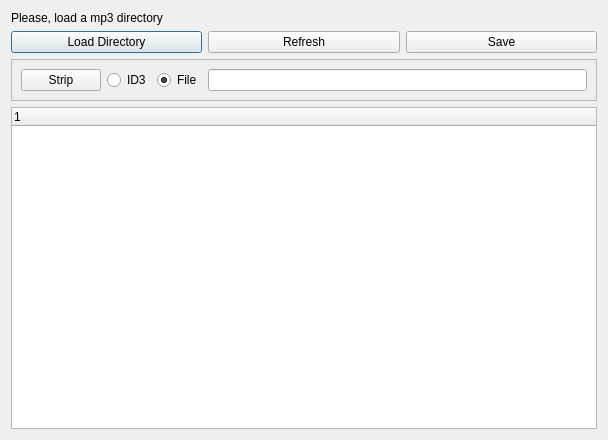
<?xml version="1.0" encoding="UTF-8"?>
<ui version="4.0">
 <class>MainDialog</class>
 <widget class="QDialog" name="MainDialog">
  <property name="geometry">
   <rect>
    <x>0</x>
    <y>0</y>
    <width>608</width>
    <height>440</height>
   </rect>
  </property>
  <property name="windowTitle">
   <string>Mp3 Tag Stripper</string>
  </property>
  <layout class="QGridLayout" name="gridLayout_2">
   <item row="0" column="0">
    <widget class="QLabel" name="lblDirName">
     <property name="text">
      <string>Please, load a mp3 directory</string>
     </property>
    </widget>
   </item>
   <item row="1" column="0">
    <layout class="QHBoxLayout" name="horizontalLayout">
     <item>
      <widget class="QPushButton" name="btnLoadDirectory">
       <property name="text">
        <string>Load Directory</string>
       </property>
      </widget>
     </item>
     <item>
      <widget class="QPushButton" name="btnRefresh">
       <property name="text">
        <string>Refresh</string>
       </property>
      </widget>
     </item>
     <item>
      <widget class="QPushButton" name="btnSave">
       <property name="text">
        <string>Save</string>
       </property>
      </widget>
     </item>
    </layout>
   </item>
   <item row="2" column="0">
    <layout class="QGridLayout" name="gridLayout">
     <item row="0" column="0">
      <widget class="QFrame" name="frame">
       <property name="frameShape">
        <enum>QFrame::StyledPanel</enum>
       </property>
       <property name="frameShadow">
        <enum>QFrame::Raised</enum>
       </property>
       <layout class="QHBoxLayout" name="horizontalLayout_2">
        <item>
         <widget class="QPushButton" name="btnStripString">
          <property name="text">
           <string>Strip</string>
          </property>
         </widget>
        </item>
        <item>
         <widget class="QRadioButton" name="optID3">
          <property name="enabled">
           <bool>true</bool>
          </property>
          <property name="text">
           <string>ID3</string>
          </property>
         </widget>
        </item>
        <item>
         <widget class="QRadioButton" name="optFile">
          <property name="text">
           <string>File</string>
          </property>
          <property name="checked">
           <bool>true</bool>
          </property>
         </widget>
        </item>
        <item>
         <widget class="QLineEdit" name="lineEdit"/>
        </item>
       </layout>
      </widget>
     </item>
     <item row="1" column="0">
      <widget class="QTreeWidget" name="treeWidget">
       <property name="enabled">
        <bool>true</bool>
       </property>
       <column>
        <property name="text">
         <string notr="true">1</string>
        </property>
       </column>
      </widget>
     </item>
    </layout>
   </item>
  </layout>
 </widget>
 <resources/>
 <connections/>
</ui>
